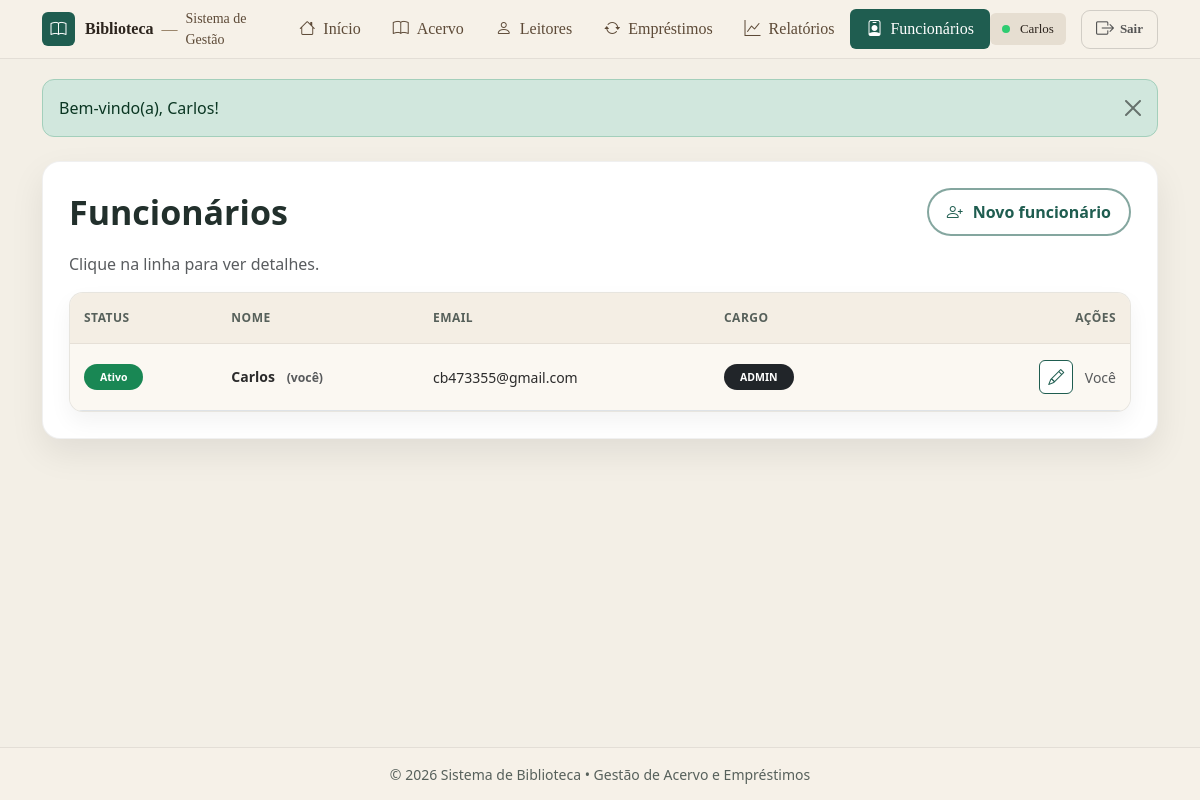
Screenshot of /funcionarios/listar.php (signed in) with the database file from the repository.
### tables this page shows
CREATE TABLE `funcionarios` (
  `id` int(11) NOT NULL,
  `nome` varchar(120) NOT NULL,
  `email` varchar(120) NOT NULL,
  `senha` varchar(255) NOT NULL,
  `cargo` enum('admin','funcionario') NOT NULL DEFAULT 'funcionario',
  `ativo` tinyint(1) NOT NULL DEFAULT 1,
  `criado_em` timestamp NOT NULL DEFAULT current_timestamp(),
  `cpf` varchar(11) DEFAULT NULL,
  `telefone` varchar(20) DEFAULT NULL
);

### funcionarios/listar.php (the view, shortened to what this page needs)
<?php
include("../conexao.php");
include("../includes/header.php");
$sql = "SELECT id, nome, email, cargo, ativo
        FROM funcionarios
        ORDER BY ativo DESC, cargo ASC, nome ASC";
$res = mysqli_query($conn, $sql);
$funcs = [];
if ($res) {
  while ($row = mysqli_fetch_assoc($res)) $funcs[] = $row;
}
$meuId = (int)($_SESSION["auth"]["id"] ?? 0);
?>
<div class="container my-4">
  <div class="page-card">
    <div class="page-card__head">
      <h2 class="page-card__title">Funcionários</h2>
      <a class="btn btn-pill" href="cadastrar.php">
        <i class="bi bi-person-plus"></i>
        Novo funcionário
      </a>
    </div>
    <p class="text-muted mb-3">Clique na linha para ver detalhes.</p>
    <div class="table-base-wrap">
      <div class="table-responsive">
        <table class="table table-base table-hover align-middle mb-0">
          <thead>
            <tr>
              <th>Status</th>
              <th>Nome</th>
              <th>Email</th>
              <th style="width:180px;">Cargo</th>
              <th class="text-end" style="width:240px;">Ações</th>
            </tr>
          </thead>
          <tbody>
          <?php if (empty($funcs)): ?>
            <tr>
              <td colspan="5" class="text-center text-muted py-4">Nenhum funcionário cadastrado.</td>
            </tr>
          <?php else: ?>
            <?php foreach ($funcs as $f): ?>
              <?php
                $id = (int)$f["id"];
                $ativo = ((int)$f["ativo"] === 1);
                $cargo = strtoupper(trim($f["cargo"] ?? "BIBLIOTECARIO"));
                $cargoLabel = ($cargo === "ADMIN") ? "ADMIN" : "BIBLIOTECÁRIO";
                $statusClass = $ativo ? "badge rounded-pill text-bg-success" : "badge rounded-pill text-bg-danger";
                $statusText  = $ativo ? "Ativo" : "Desativado";
                $isMe = ($id === $meuId);
              ?>
              <tr class="tr-click js-row" data-func-id="<?= $id ?>" title="Clique para ver detalhes">
                <td><span class="<?= $statusClass ?> px-3 py-2"><?= $statusText ?></span></td>
                <td class="fw-semibold">
                  <?= htmlspecialchars($f["nome"]) ?>
                  <?php if ($isMe): ?>
                    <span class="text-muted small ms-2">(você)</span>
                  <?php endif; ?>
                </td>
                <td><?= htmlspecialchars($f["email"]) ?></td>
                <td>
                  <?php if ($cargo === "ADMIN"): ?>
                    <span class="badge rounded-pill text-bg-dark px-3 py-2"><?= $cargoLabel ?></span>
                  <?php else: ?>
                    <span class="badge rounded-pill text-bg-light border px-3 py-2"><?= $cargoLabel ?></span>
                  <?php endif; ?>
                </td>
                <td class="text-end">
                  <a class="icon-btn icon-btn--edit"
                     href="editar.php?id=<?= $id ?>"
                     title="Editar"
                     data-stop-row="1">
                    <i class="bi bi-pencil"></i>
                  </a>
                  <?php if (!$isMe): ?>
                    <a class="icon-btn icon-btn--warn"
                       href="resetar_senha.php?id=<?= $id ?>"
                       title="Resetar senha"
                       data-stop-row="1">
                      <i class="bi bi-key"></i>
                    </a>
                    <form action="toggle_ativo.php" method="post" class="d-inline" data-stop-row="1">
                      <input type="hidden" name="id" value="<?= $id ?>">
                      <input type="hidden" name="novo" value="<?= $ativo ? 0 : 1 ?>">
                      <button type="submit"
                              class="icon-btn <?= $ativo ? "icon-btn--del" : "icon-btn--ok" ?>"
                              title="<?= $ativo ? "Desativar" : "Ativar" ?>">
                        <i class="bi <?= $ativo ? "bi-person-x" : "bi-person-check" ?>"></i>
                      </button>
                    </form>
                  <?php else: ?>
                    <span class="text-muted ms-2">Você</span>
                  <?php endif; ?>
                </td>
              </tr>
            <?php endforeach; ?>
          <?php endif; ?>
          </tbody>
        </table>
      </div>
    </div>
  </div>
</div>
<?php include("../includes/footer.php"); ?>

### assets/css/base.css (style rules this page uses)
:root { --green: #1f5d50; --green-2: #17463d; --beige: #f3efe6; --gold: #c58a2a; --text: #22302c; --muted: #6c7a74; --shadow: 0 16px 34px rgba(0,0,0,.10); }
* { box-sizing: border-box; }
body.app-body { background: var(--beige); color: var(--text); min-height: 100vh; display: flex; flex-direction: column; }

### assets/css/header.css (style rules this page uses)
:root { --green: #1f5d50; --gold: #d4af37; --muted: #6c757d; }

### assets/css/layout.css (style rules this page uses)
.page-card { background: #fff; border: 1px solid rgba(0,0,0,.06); border-radius: 18px; box-shadow: 0 14px 34px rgba(0,0,0,.08); padding: 26px; }
.page-card__head { display:flex; justify-content:space-between; align-items:center; gap: 16px; margin-bottom: 16px; flex-wrap: wrap; }
.page-card__title { margin: 0; font-size: 34px; font-weight: 800; color: var(--text); }

### assets/css/components.css (style rules this page uses)
.btn-pill { display: inline-flex; align-items: center; gap: 10px; padding: 10px 18px; border-radius: 999px; background: #fff; color: var(--green); border: 2px solid #1f5d508c; font-weight: 800; text-decoration: none; }
.icon-btn { display:inline-flex; align-items:center; justify-content:center; width:34px; height:34px; border-radius: 6px; border: 1px solid rgba(0,0,0,.15); background:#fff; margin-left: 8px; text-decoration: none; }
.icon-btn i { font-size: 16px; }
.icon-btn--edit { border-color: #1F5D50; color: #1F5D50; }
.tr-click { cursor: pointer; }

### assets/css/tables.css (style rules this page uses)
td.text-end { white-space: nowrap; }
.table-base-wrap { background: #fbf8f2; border: 1px solid rgba(0,0,0,.08); border-radius: 14px; overflow: hidden; box-shadow: 0 10px 22px rgba(0,0,0,.05); }
.table.table-base thead th { background: #f4eee4 !important; color: rgba(34,48,44,.75) !important; font-weight: 800; font-size: 12px; letter-spacing: .04em; text-transform: uppercase; padding: 16px 14px; border-bottom: 1px solid rgba(0,0,0,.06) !important; white-space: nowrap; }
.table.table-base tbody td { padding: 16px 14px; font-size: 14px; color: #2b2b2b; border-top: 1px solid rgba(0,0,0,.06) !important; vertical-align: middle; background: #fbf8f2 !important; }

### rows the page displays
funcionarios: ativo "Ativo", nome "Carlos", shows "(você)", email "cb473355@gmail.com", cargo "ADMIN", shows "Você"

### other values shown
$_SESSION['auth']['nome'] "Carlos"
$msg "Bem-vindo(a), Carlos!"
